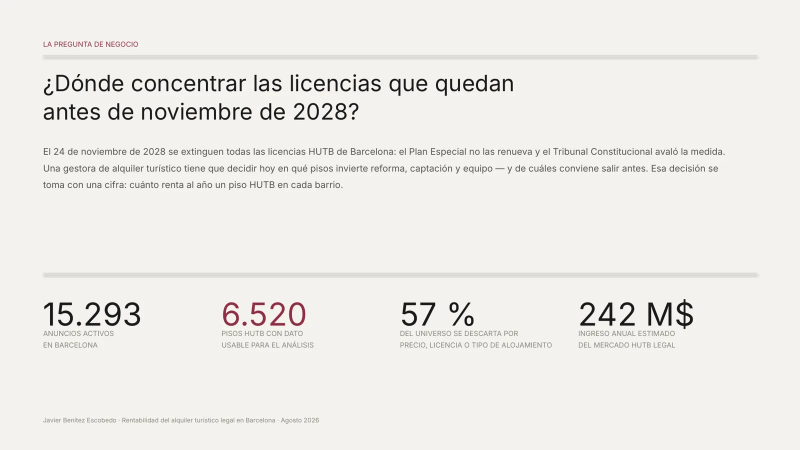
#> input picture site/assets/img/proyectos/alquiler-turistico-bcn/pagina-02.webp, 1600 x 900 px, given as the content of the folder e/assets/img/proyectos/alquiler-turistico-bcn/pagina-02.webp, which was not available (shown at 1/2 size)
$ python preparar-imagenes.py ../site/assets/img/proyectos/alquiler-turistico-bcn/pagina-02.webp ../site/assets/img/proyectos/alquiler-turistico-bcn/pagina-07.webp
#> lines starting #> are read from the running program, lines starting #| are printed output that depends on the picture
#!/usr/bin/env python3
"""Prepara las imágenes de un proyecto nuevo (o de uno existente si cambias sus páginas).

Necesita Pillow:  python3 -m pip install pillow

Uso (desde la raíz del repositorio):
    python3 herramientas/preparar-imagenes.py site/assets/img/proyectos/<carpeta> <slug-de-la-pagina>

Ejemplo:
    python3 herramientas/preparar-imagenes.py site/assets/img/proyectos/hueco-comercial hueco-comercial

Qué hace con cada «pagina-NN.webp» de la carpeta (exportadas a 1600×900 desde el informe):
  - crea «pagina-NN-800.webp» y «pagina-NN-1200.webp» (el navegador elige la que necesita);
  - crea la imagen para compartir en redes «site/assets/img/og/<slug>.jpg» (1200×630) a partir
    de «pagina-01.webp» (LinkedIn y WhatsApp no siempre muestran WebP).
No modifica ni borra los originales.

Si partes de PNG o JPG, conviértelos antes a WebP de 1600×900, por ejemplo con:
    python3 -c "from PIL import Image; Image.open('pagina-01.png').convert('RGB').resize((1600,900)).save('pagina-01.webp', quality=82, method=6)"
"""
import os
import sys

try:
    from PIL import Image
except ImportError:
    sys.exit('Falta Pillow. Instálalo con:  python3 -m pip install pillow')

RAIZ = os.path.normpath(os.path.join(os.path.dirname(os.path.abspath(__file__)), '..'))


def main():
    if len(sys.argv) != 3:
        sys.exit(__doc__)
    carpeta, slug = sys.argv[1], sys.argv[2]
    originales = sorted(f for f in os.listdir(carpeta)
                        if f.startswith('pagina-') and f.endswith('.webp') and f.count('-') == 1)
    if not originales:
        sys.exit(f'No hay archivos pagina-NN.webp en {carpeta}')
    for f in originales:
        im = Image.open(os.path.join(carpeta, f))
#> im is the input picture: PIL image 1600x900 RGB; mean R, G, B 238.3, 236.2, 232.2
        if im.size != (1600, 900):
            print(f'  aviso: {f} mide {im.size[0]}×{im.size[1]}; se esperaba 1600×900')
        for ancho in (800, 1200):
            alto = round(im.height * ancho / im.width)
            destino = os.path.join(carpeta, f.replace('.webp', f'-{ancho}.webp'))
            im.resize((ancho, alto), Image.LANCZOS).save(destino, 'WEBP', quality=82, method=6)
#> this loop made 2 passes
#> pass 1, in main, `im.resize((ancho, alto), Image.LANCZOS).save(destino, 'WEBP', quality=..`:
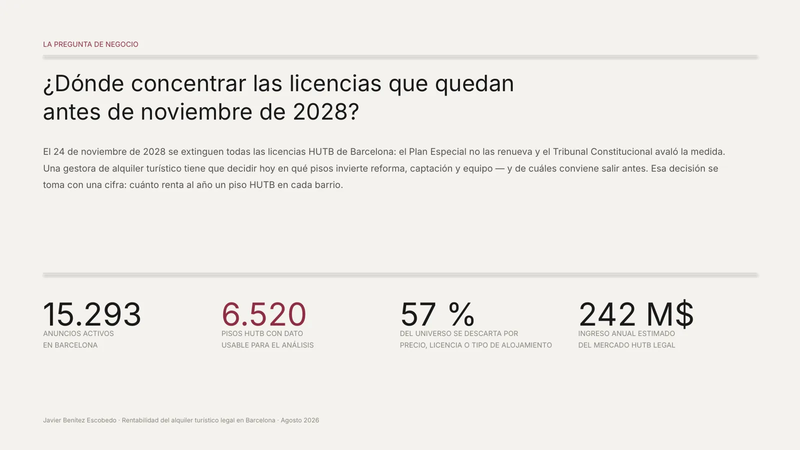
#> saved as pagina-02-800.webp: PIL image 800x450 RGB; mean R, G, B 238.2, 236.1, 232.2
#> pass 2, in main, `im.resize((ancho, alto), Image.LANCZOS).save(destino, 'WEBP', quality=..`:
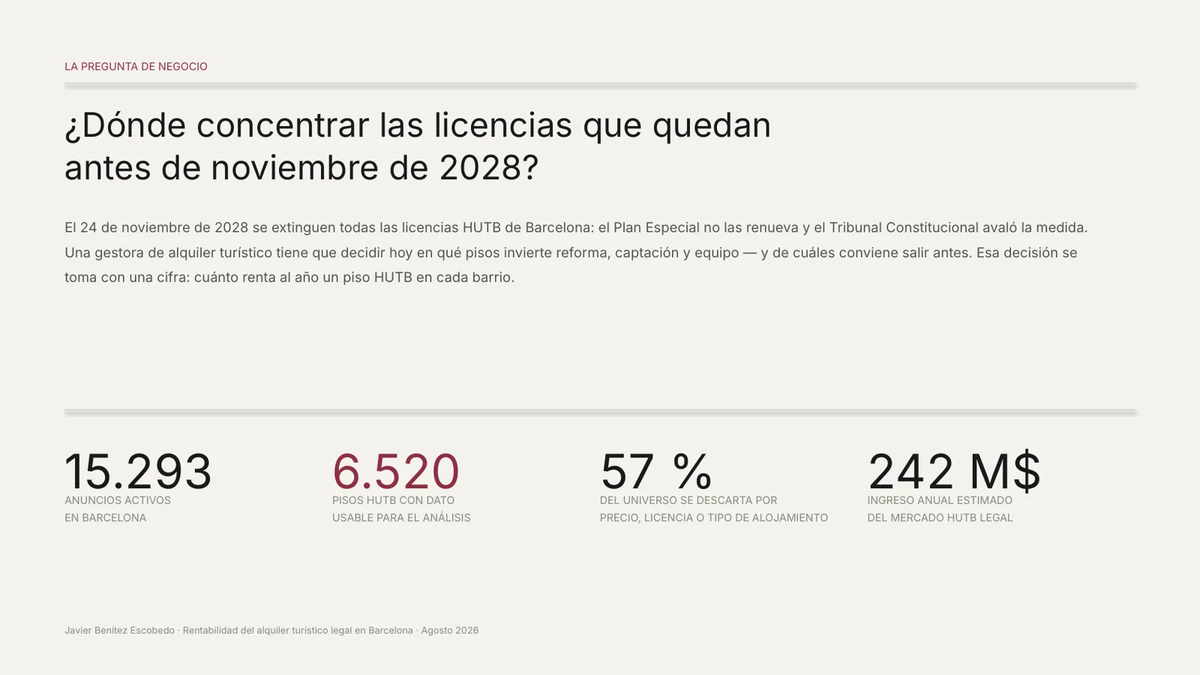
#> saved as pagina-02-1200.webp: PIL image 1200x675 RGB; mean R, G, B 238.2, 236.1, 232.2
        print(f'  {f}: creadas las versiones de 800 y 1200 px')

    portada = os.path.join(carpeta, 'pagina-01.webp')
    if os.path.exists(portada):
        im = Image.open(portada).convert('RGB')
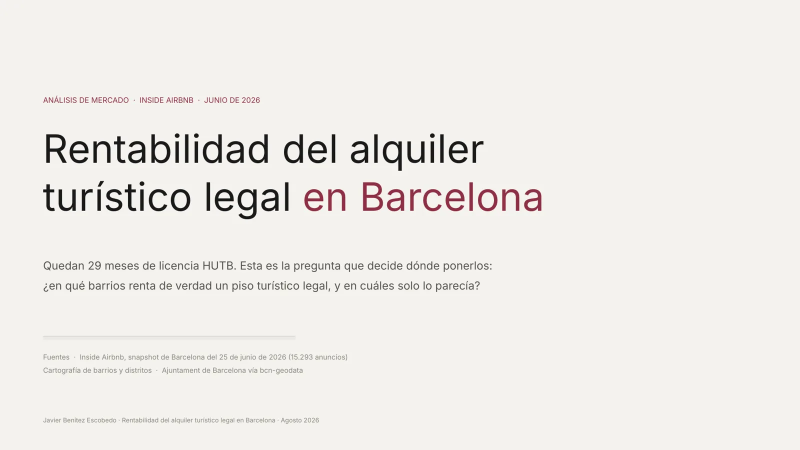
#> input picture site/assets/img/proyectos/alquiler-turistico-bcn/pagina-01.webp, 1600 x 900 px, given as the content of the folder e/assets/img/proyectos/alquiler-turistico-bcn/pagina-02.webp, which was not available (shown at 1/2 size)
#> im is the input picture: PIL image 1600x900 RGB; mean R, G, B 238.5, 236, 232.1
        alto = round(im.width / 1.905)                       # proporción 1200×630
#> alto = 840
        arriba = max(0, (im.height - alto) // 2)
#> arriba = 30
        og = im.crop((0, arriba, im.width, arriba + alto)).resize((1200, 630), Image.LANCZOS)
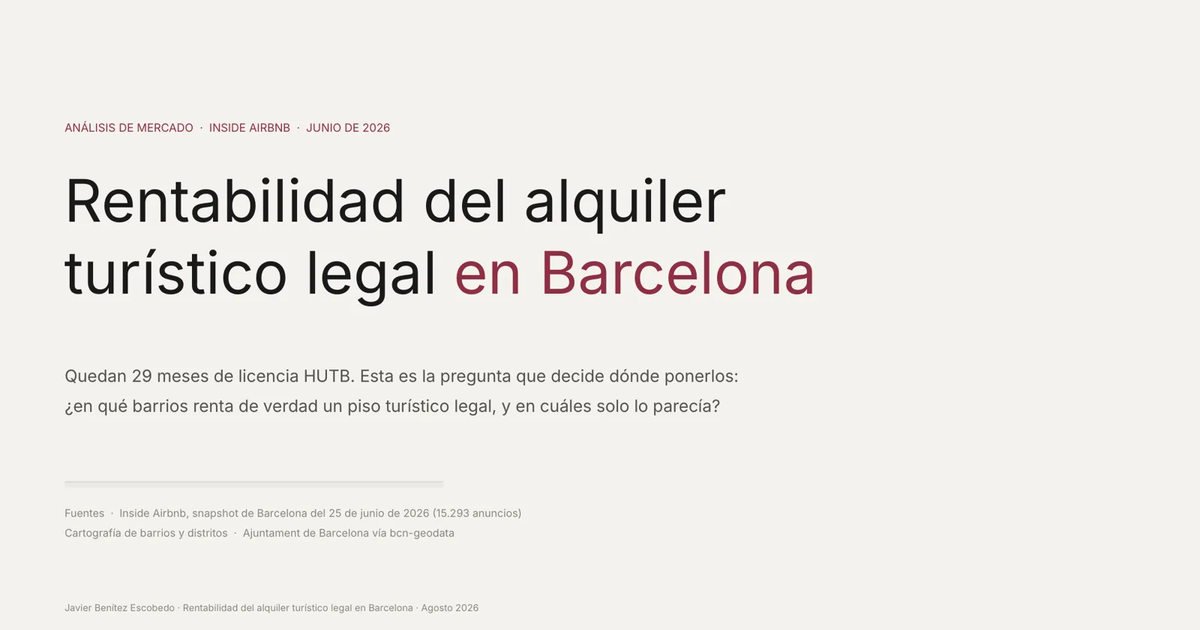
#> og: PIL image 1200x630 RGB; mean R, G, B 238.1, 235.5, 231.7
        destino = os.path.join(RAIZ, 'site', 'assets', 'img', 'og', f'{slug}.jpg')
        os.makedirs(os.path.dirname(destino), exist_ok=True)
        og.save(destino, 'JPEG', quality=84, optimize=True, progressive=True)
        print(f'  imagen para redes: {os.path.relpath(destino, RAIZ)}')


if __name__ == '__main__':
    main()
